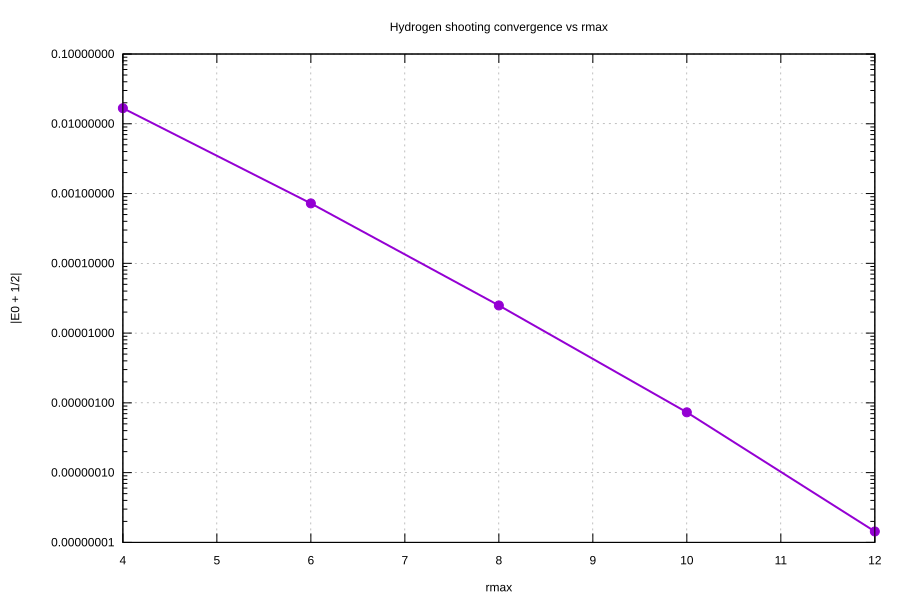

Generate this figure with gnuplot:
# Convergence of E0 with respect to rmax.
set terminal svg size 900,600 enhanced background rgb 'white'
set output 'plot_conv_rmax.svg'

set title 'Hydrogen shooting convergence vs rmax'
set xlabel 'rmax'
set ylabel '|E0 + 1/2|'
set grid
set logscale y
set key off

plot 'hydrogen_convergence_rmax.data' using 1:3 with linespoints lw 2 pt 7
